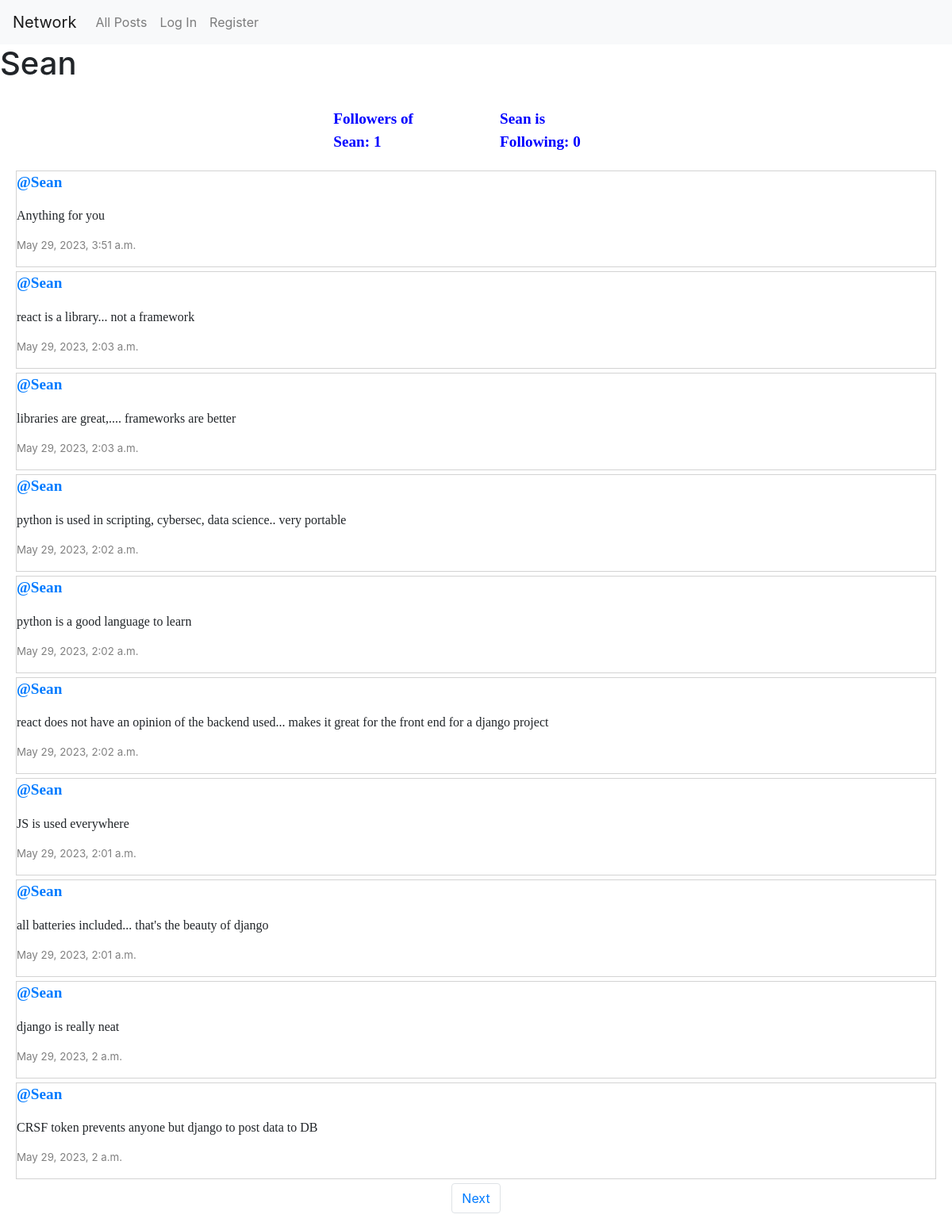
The page /profile/2 on the database its author committed.
### network/models.py (models this page shows, shortened)
class User(AbstractUser):
    pass

class Post(models.Model):
    message = models.CharField(max_length=200)
    user = models.ForeignKey(
        User, on_delete=models.CASCADE, related_name="author")
    date_posted = models.DateTimeField(auto_now_add=True)

### network/views.py (the view)
# urls.py: path("profile/<int:user_id>", views.profile, name="profile"),
def profile(request, user_id):
    user = User.objects.get(pk=user_id)
    all_posts = Post.objects.filter(user=user).order_by("-id")
    following = Follow.objects.filter(user=user)
    followers = Follow.objects.filter(user_follower=user)
    paginator = Paginator(all_posts, 10)
    page_number = request.GET.get("page")
    posts_on_page = paginator.get_page(page_number)
    is_following = False
    if request.user.is_authenticated:
        check_follow = followers.filter(
            user=User.objects.get(pk=request.user.id))
        is_following = len(check_follow) != 0
    all_likes = Like.objects.all()
    post_liked = []
    try:
        for like in all_likes:
            if like.user.id == request.user.id:
                post_liked.append(like.post.id)
    except:
        post_liked = []
    context = {
        "all_posts": all_posts,
        "posts_on_page": posts_on_page,
        "user_name": user.username,
        "following": following,
        "followers": followers,
        "is_following": is_following,
        "current_user": user,
        "post_liked": post_liked
    }
    return render(request, "network/profile.html", context)

### network/templates/network/profile.html (shortened to what this page needs)
{% extends "network/layout.html" %}
{% block body %}
    <h1>{{user_name|title}}</h1><br/>
    <div class="container d-flex justify-content-center">
        <div class ="row stand-out">
            <p class="col-4 mx-5 ">Followers of {{user_name|title}}: {{followers.count}}</p>
            <p class="col-4 ">{{user_name|title}} is Following: {{following.count}}</p>
        </div>
   </div>
    <div class="all-posts">
        {% for post in posts_on_page %}
            <div class="post">
                <p class="stand-out">
                    <a href="{% url 'profile' post.user.id %}">
                      @{{post.user.username|title}}
                    </a>
                  </p>
                  <p class="message" id="message_{{post.id}}">{{post.message}}</p>
                  <p class="date">{{post.date_posted}}</p>
            </div>
        {% endfor %}
    </div>
    <nav aria-label="Page navigation example">
        <ul class="pagination d-flex justify-content-center">
            {% if posts_on_page.has_next %}
                <li class="page-item"><a class="page-link" href="?page={{ posts_on_page.next_page_number }}">Next</a></li>
            {% endif %}
        </ul>
      </nav>
{% endblock %}

### network/static/network/styles.css (style rules this page uses)
.stand-out { font-family: Cambria, Cochin, Georgia, Times, 'Times New Roman', serif; font-size: larger; font-weight: bolder; color: blue; }
.message { font-family: cursive; font-size: medium; }
.date { color: grey; font-size: smaller; }
.post { display: flex; flex-direction: column; justify-content: flex-start; margin: 5px 20px; border: 0.5px solid lightgrey; box-sizing: border-box; }

### rows shown on the page
User: username "Sean"
Post: user.username "Sean", message "Anything for you", date_posted "May 29, 2023, 3:51 a.m."
Post: user.username "Sean", message "react is a library... not a framework", date_posted "May 29, 2023, 2:03 a.m."
Post: user.username "Sean", message "libraries are great,.... frameworks are better", date_posted "May 29, 2023, 2:03 a.m."
Post: user.username "Sean", message "python is used in scripting, cybersec, data science.. very portable", date_posted "May 29, 2023, 2:02 a.m."
Post: user.username "Sean", message "python is a good language to learn", date_posted "May 29, 2023, 2:02 a.m."
Post: user.username "Sean", message "react does not have an opinion of the backend used... makes it great for the front end for a django project", date_posted "May 29, 2023, 2:02 a.m."
Post: user.username "Sean", message "JS is used everywhere", date_posted "May 29, 2023, 2:01 a.m."
Post: user.username "Sean", message "all batteries included... that's the beauty of django", date_posted "May 29, 2023, 2:01 a.m."
Post: user.username "Sean", message "django is really neat", date_posted "May 29, 2023, 2 a.m."
Post: user.username "Sean", message "CRSF token prevents anyone but django to post data to DB", date_posted "May 29, 2023, 2 a.m."

### other values the page prints
{{ followers.count }} "1"
{{ following.count }} "0"
